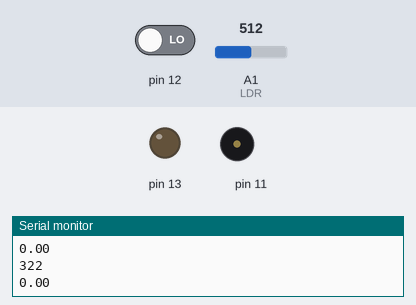
Bench run of a sketch on a simulated Arduino Uno, built with avr-gcc and run on an emulated ATmega328P. Parts: output pins drawn as LEDs (lit = HIGH), buzzer (waves = sounding), the last lines printed to the serial monitor. Inputs (shaded band) come from the test bench; at power-on: pin 12 LOW, A1 (LDR) = 512.

Above: at 1.2 s.
1.3 s: pin 12 driven HIGH
At 2.3 s:
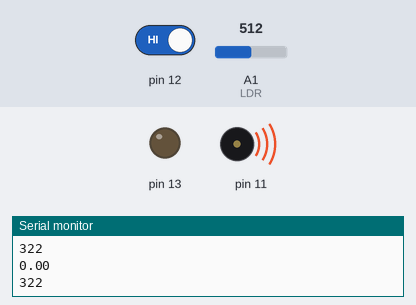
Timing chart, 0 to 4.3 s (numbered marks = the images above; inputs shaded):
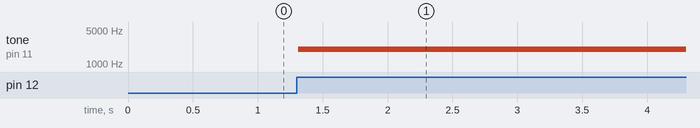

Measured:
- after the input at 1.3 s, tone on pin 11: silent → 2000 Hz at once

The sketch:

assignment_11__1_.ino
```cpp
void setup()
{
  pinMode(13, OUTPUT);
  pinMode(12, OUTPUT);
  pinMode(A1, INPUT);
  pinMode(12, INPUT);
  pinMode(11, INPUT);
  Serial.begin(9600);
}

void loop()
{
  int a=analogRead(A1);				//LDR
  int m=map(a,3,405,0,255);
  double p=digitalRead(12);
  Serial.println(m);
  if(m<=150 && p==1){
    digitalWrite(13,HIGH);
    tone(11,2000);
    delay(10000);
    noTone(11);
    delay(1000);
    }
  else if(m>=150 && p==1){
    tone(11,2000);
    delay(10000);
    noTone(11);
    delay(1000);
  }
  else{
    digitalWrite(13,LOW);
  }
  Serial.println(p);
}
```
